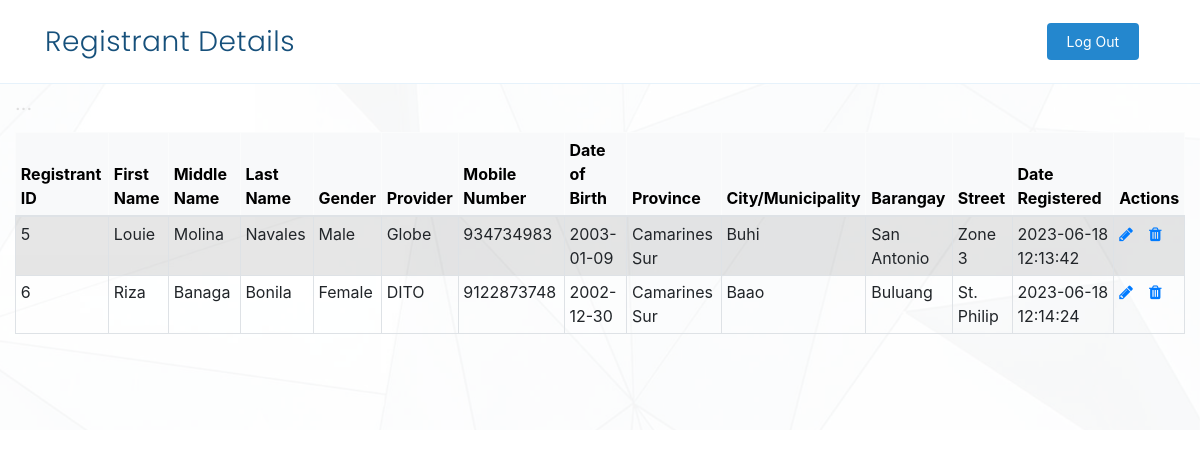
Page /admin.php (signed in) on the earlier database version.
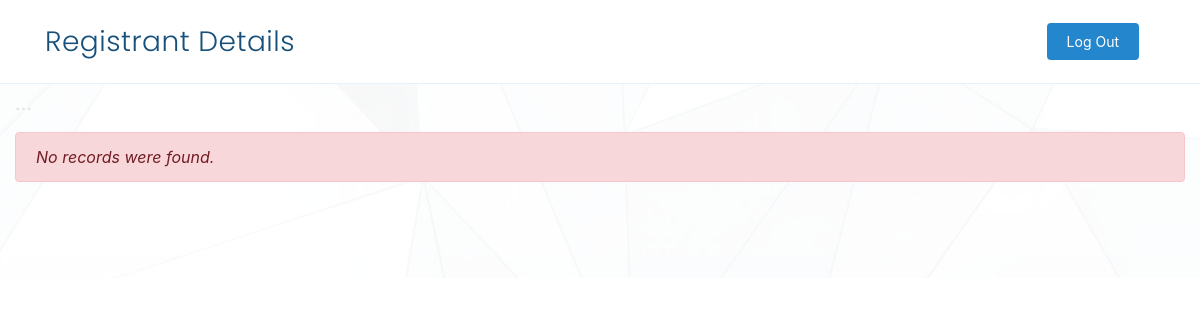
Same page on the later database version.
### tables this page shows
CREATE TABLE `registrants` (
  `id` int(11) NOT NULL,
  `firstname` varchar(50) NOT NULL,
  `middlename` varchar(50) NOT NULL,
  `surname` varchar(50) NOT NULL,
  `gender` varchar(10) NOT NULL,
  `provider` varchar(10) NOT NULL,
  `mobile_number` bigint(20) NOT NULL,
  `date_of_birth` text NOT NULL,
  `province` varchar(50) NOT NULL,
  `city` varchar(50) NOT NULL,
  `barangay` varchar(50) NOT NULL,
  `street` text NOT NULL,
  `date_registered` timestamp NOT NULL DEFAULT current_timestamp() ON UPDATE current_timestamp()
);

### admin.php (the view, shortened to what this page needs)
<!DOCTYPE html>
<html lang="en">
<head>
  <link href="assets/vendor/aos/aos.css" rel="stylesheet">
  <link href="assets/vendor/bootstrap/css/bootstrap.min.css" rel="stylesheet">
  <link href="assets/vendor/bootstrap-icons/bootstrap-icons.css" rel="stylesheet">
  <link href="assets/vendor/boxicons/css/boxicons.min.css" rel="stylesheet">
  <link href="assets/vendor/glightbox/css/glightbox.min.css" rel="stylesheet">
  <link href="assets/vendor/remixicon/remixicon.css" rel="stylesheet">
  <link href="assets/vendor/swiper/swiper-bundle.min.css" rel="stylesheet">
  <link href="assets/css/style.css" rel="stylesheet">
  <link rel="stylesheet" href="https://stackpath.bootstrapcdn.com/bootstrap/4.5.2/css/bootstrap.min.css">
  <link rel="stylesheet" href="https://stackpath.bootstrapcdn.com/bootstrap/4.5.2/css/bootstrap.min.css">
  <link rel="stylesheet" href="https://maxcdn.bootstrapcdn.com/font-awesome/4.7.0/css/font-awesome.min.css">
</head>
<body>
<header id="header" class="fixed-top">
    <div class="container d-flex align-items-center justify-content-between">
      <h1 class="logo"><a>Registrant Details</a></h1>
      <nav id="navbar" class="navbar">
        <ul>
          <li><a class="getstarted scrollto" href="logout.php">Log Out</a></li>
        </ul>
      </nav>
    </div>
  </header>
  <section id="hero">
        <div class="container-fluid">
            <div class="mb-3 clearfix">
                <h2 class="pull-left">...</h2>
            </div>
            <div class="row">
                <div class="col-md-12">
                    <?php
                    require_once "config.php";
                    $sql = "SELECT * FROM registrants";
                    if($result = mysqli_query($link, $sql)){
                        if(mysqli_num_rows($result) > 0){
                            echo '<table class="table table-bordered table-striped table-hover table-sm table-responsive{-sm|-md|-lg|-xl|-xxl}" data-aos="fade-down" data-aos-delay="100">';
                                echo '<thead class="table-light">';
                                    echo "<tr>";
                                        echo "<th>Registrant ID</th>";
                                        echo "<th>First Name</th>";
                                        echo "<th>Middle Name</th>";
                                        echo "<th>Last Name</th>";
                                        echo "<th>Gender</th>";
                                        echo "<th>Provider</th>";
                                        echo "<th>Mobile Number</th>";
                                        echo "<th>Date of Birth</th>";
                                        echo "<th>Province</th>";
                                        echo "<th>City/Municipality</th>";
                                        echo "<th>Barangay</th>";
                                        echo "<th>Street</th>";
                                        echo "<th>Date Registered</th>";
                                        echo "<th>Actions</th>";
                                    echo "</tr>";
                                echo "</thead>";
                                echo "<tbody>";
                                while($row = mysqli_fetch_array($result)){
                                    echo "<tr>";
                                        echo "<td>" . $row['id'] . "</td>";
                                        echo "<td>" . $row['firstname'] . "</td>";
                                        echo "<td>" . $row['middlename'] . "</td>";
                                        echo "<td>" . $row['surname'] . "</td>";
                                        echo "<td>" . $row['gender'] . "</td>";
                                        echo "<td>" . $row['provider'] . "</td>";
                                        echo "<td>" . $row['mobile_number'] . "</td>";
                                        echo "<td>" . $row['date_of_birth'] . "</td>";
                                        echo "<td>" . $row['province'] . "</td>";
                                        echo "<td>" . $row['city'] . "</td>";
                                        echo "<td>" . $row['barangay'] . "</td>";
                                        echo "<td>" . $row['street'] . "</td>";
                                        echo "<td>" . $row['date_registered'] . "</td>";
                                        echo "<td>";
                                            echo '<a href="update.php?id='. $row['id'] .'" class="mr-3" title="Update Registrant" data-toggle="tooltip"><span class="fa fa-pencil"></span></a>';
                                            echo '<a href="delete.php?id='. $row['id'] .'" title="Delete Registrant" data-toggle="tooltip"><span class="fa fa-trash"></span></a>';
                                        echo "</td>";
                                    echo "</tr>";
                                }
                                echo "</tbody>";
                            echo "</table>";
                        } else{
                            echo '<div class="alert alert-danger"><em>No records were found.</em></div>';
                        }
                    } else{
                        echo "Oops! Something went wrong. Please try again later.";
                    }
                    ?>
                </div>
            </div>
        </div>
    </section>
</body>
</html>

### assets/css/style.css (style rules this page uses)
body { font-family: "Open Sans", sans-serif; color: #444444; }
a { color: #2487ce; text-decoration: none; }
h1, h2, h3, h4, h5, h6 { font-family: "Raleway", sans-serif; }
#header { transition: all 0.5s; background: #fff; z-index: 997; padding: 15px 0; border-bottom: 1px solid #e6f2fb; }
#header .logo { font-size: 28px; margin: 0; padding: 0; line-height: 1; font-weight: 300; letter-spacing: 0.5px; font-family: "Poppins", sans-serif; }
#header .logo a { color: #16507b; }
.navbar { padding: 0; }
.navbar ul { margin: 0; padding: 0; display: flex; list-style: none; align-items: center; }
.navbar li { position: relative; }
.navbar a, .navbar a:focus { display: flex; align-items: center; justify-content: space-between; padding: 10px 0 10px 30px; font-size: 14px; color: #16507b; white-space: nowrap; transition: 0.3s; }
.navbar .getstarted, .navbar .getstarted:focus { background: #2487ce; padding: 8px 20px; margin-left: 30px; border-radius: 4px; color: #fff; }
#hero { width: 100%; height: 100vh; position: relative; background: url("../img/hero-bg.jpg") top center; background-size: cover; position: relative; }
#hero:before { content: ""; background: rgba(255, 255, 255, 0.8); position: absolute; bottom: 0; top: 0; left: 0; right: 0; }
#hero h2 { color: #5e5e5e; margin: 10px 0 0 0; font-size: 22px; }
@media (min-width: 1024px) { #hero { background-attachment: fixed; } }
@media (max-height: 800px) { #hero { height: auto; } }
section { padding: 80px 0; overflow: hidden; }

Differences in the rows shown:
removed registrants: id "5", firstname "Louie", middlename "Molina", surname "Navales", gender "Male", provider "Globe", mobile_number "934734983", date_of_birth "2003-01-09", province "Camarines Sur", city "Buhi", barangay "San Antonio", street "Zone 3", date_registered "2023-06-18 12:13:42"
removed registrants: id "6", firstname "Riza", middlename "Banaga", surname "Bonila", gender "Female", provider "DITO", mobile_number "9122873748", date_of_birth "2002-12-30", province "Camarines Sur", city "Baao", barangay "Buluang", street "St. Philip", date_registered "2023-06-18 12:14:24"
Other differences:
text no longer shown: "Registrant ID First Name Middle Name Last Name Gender Provider Mobile Number Date of Birth Province City/Municipality Barangay Street Date Registered Actions"
text now shown: "No records were found."
